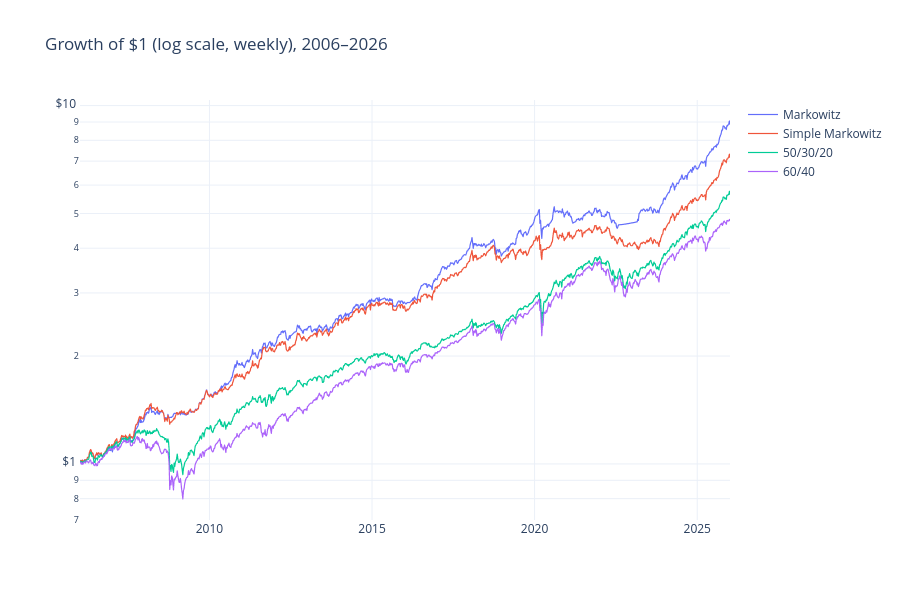

Notebook source saved alongside this figure:
### Markdown cell above
These are the paper's numbers. In the original repository the same calls
reproduce its saved backtests exactly, NAV for NAV.

### Code cell
navs = pd.DataFrame({name: results[name].backtest.between(**EVALUATION).navs
                     for name in ["Markowitz", "Simple Markowitz", "50/30/20", "60/40"]})
growth = (navs / navs.iloc[0]).resample("W").last()  # weekly is plenty at this scale
fig = px.line(growth, log_y=True, title="Growth of $1 (log scale, weekly), 2006–2026")
fig.update_traces(line_width=1.2)
fig.update_layout(height=600, yaxis_title=None, xaxis_title=None, legend_title=None,
                  yaxis_tickprefix="$", hovermode="x unified")
fig.show()

### Figure 1 — Plotly figure (JSON) as saved in the notebook; plotly's stock layout.template omitted (floating-point values rounded to 4 significant figures; data arrays with more than 128 entries replaced by an {"elided": "..."} marker saying what was removed)
{"data": [{"hovertemplate": "variable=Markowitz<br>index=%{x}<br>value=%{y}<extra></extra>", "legendgroup": "Markowitz", "line": {"color": "#636efa", "dash": "solid", "width": 1.2}, "marker": {"symbol": "circle"}, "mode": "lines", "name": "Markowitz", "showlegend": true, "type": "scattergl", "x": {"elided": "1044 str values"}, "xaxis": "x", "y": {"elided": "1044 float values"}, "yaxis": "y"}, {"hovertemplate": "variable=Simple Markowitz<br>index=%{x}<br>value=%{y}<extra></extra>", "legendgroup": "Simple Markowitz", "line": {"color": "#EF553B", "dash": "solid", "width": 1.2}, "marker": {"symbol": "circle"}, "mode": "lines", "name": "Simple Markowitz", "showlegend": true, "type": "scattergl", "x": {"elided": "1044 str values"}, "xaxis": "x", "y": {"elided": "1044 float values"}, "yaxis": "y"}, {"hovertemplate": "variable=50/30/20<br>index=%{x}<br>value=%{y}<extra></extra>", "legendgroup": "50/30/20", "line": {"color": "#00cc96", "dash": "solid", "width": 1.2}, "marker": {"symbol": "circle"}, "mode": "lines", "name": "50/30/20", "showlegend": true, "type": "scattergl", "x": {"elided": "1044 str values"}, "xaxis": "x", "y": {"elided": "1044 float values"}, "yaxis": "y"}, {"hovertemplate": "variable=60/40<br>index=%{x}<br>value=%{y}<extra></extra>", "legendgroup": "60/40", "line": {"color": "#ab63fa", "dash": "solid", "width": 1.2}, "marker": {"symbol": "circle"}, "mode": "lines", "name": "60/40", "showlegend": true, "type": "scattergl", "x": {"elided": "1044 str values"}, "xaxis": "x", "y": {"elided": "1044 float values"}, "yaxis": "y"}], "layout": {"height": 600, "hovermode": "x unified", "legend": {"title": {}, "tracegroupgap": 0}, "title": {"text": "Growth of $1 (log scale, weekly), 2006–2026"}, "xaxis": {"anchor": "y", "domain": [0, 1], "title": {}}, "yaxis": {"anchor": "x", "domain": [0, 1], "tickprefix": "$", "title": {}, "type": "log"}}}
